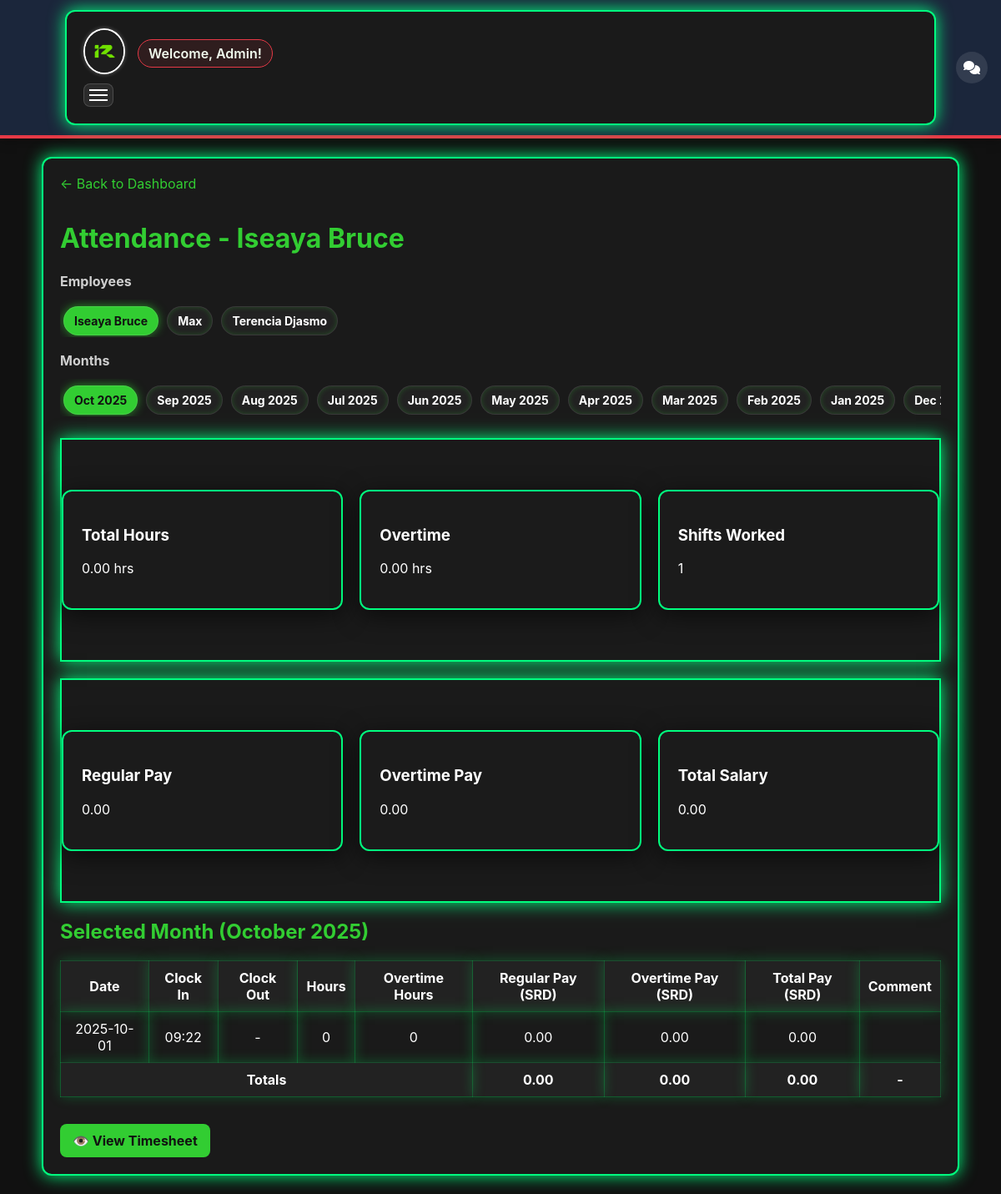
/admin/view_attendance.php (signed in), run on an earlier commit of the app's database.
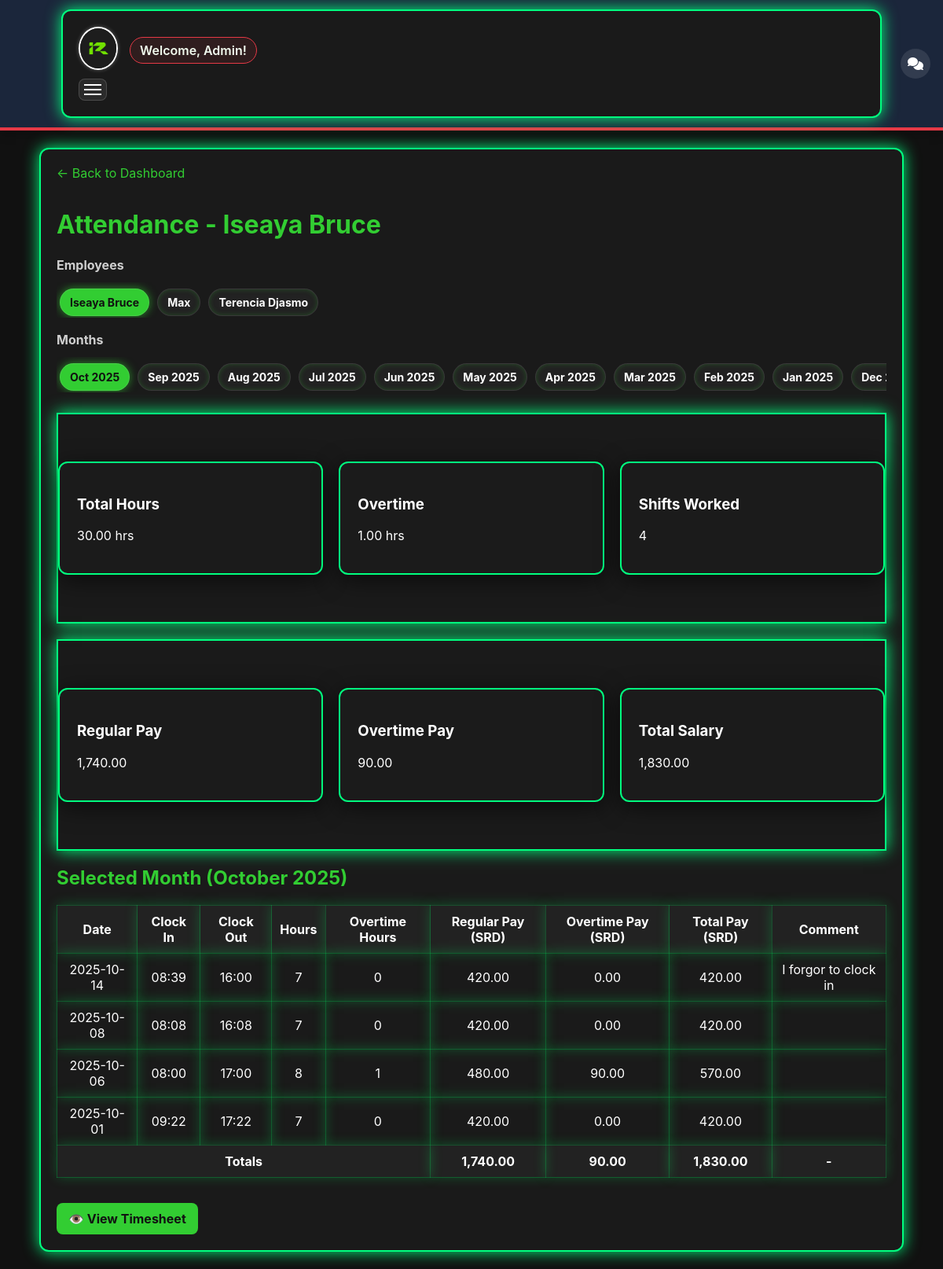
And on a later commit of the database.
### tables this page shows
CREATE TABLE `employees` (
  `id` int(11) NOT NULL,
  `fullname` varchar(100) NOT NULL,
  `phone` varchar(20) DEFAULT NULL,
  `password` varchar(255) NOT NULL,
  `role` varchar(50) DEFAULT NULL,
  `hourly_pay` decimal(10,2) DEFAULT 0.00,
  `monthly_pay` decimal(10,2) DEFAULT 0.00,
  `expected_clockin` time DEFAULT NULL,
  `expected_clockout` time DEFAULT NULL,
  `profile_pic` varchar(255) DEFAULT 'default.png',
  `created_at` timestamp NOT NULL DEFAULT current_timestamp(),
  `category` varchar(50) DEFAULT NULL,
  `place_of_work` enum('office','remote') DEFAULT 'office',
  `shift` enum('shift_1','shift_2') DEFAULT 'shift_1',
  `position` varchar(100) DEFAULT NULL,
  `overtime_applicable` tinyint(1) DEFAULT 0,
  `status` enum('pending','active','disabled') NOT NULL DEFAULT 'pending',
  `late_fee_applicable` tinyint(1) DEFAULT 1,
  `paid_day` tinyint(3) UNSIGNED DEFAULT NULL
);

CREATE TABLE `attendance` (
  `id` int(11) NOT NULL,
  `employee_id` int(11) DEFAULT NULL,
  `comment` text DEFAULT NULL,
  `clockin_time` datetime DEFAULT NULL,
  `clockout_time` datetime DEFAULT NULL,
  `overtime_hours` decimal(5,2) DEFAULT 0.00,
  `work_date` date NOT NULL DEFAULT curdate()
);

### includes/auth.php (called while the page is built, shortened)
<?php
function isLoggedIn() {
    return isset($_SESSION['user']);
}

### admin/view_attendance.php (the view, shortened to what this page needs)
<?php
require_once __DIR__ . '/../includes/auth.php';
require_once __DIR__ . '/../includes/config.php';
$empStmt = $pdo->query("SELECT id, fullname, hourly_pay, overtime_applicable, expected_clockin, expected_clockout FROM employees ORDER BY fullname ASC");
$employees = $empStmt->fetchAll(PDO::FETCH_ASSOC);
$selectedId = isset($_GET['id']) ? (int)$_GET['id'] : null;
if (!$selectedId && !empty($employees)) {
    $selectedId = (int)$employees[0]['id'];
}
$stmt = $pdo->prepare("SELECT * FROM employees WHERE id=?");
$stmt->execute([$selectedId]);
$emp = $stmt->fetch(PDO::FETCH_ASSOC);
$selMonth = isset($_GET['month']) ? max(1, min(12, (int)$_GET['month'])) : (int)date('m');
$selYear  = isset($_GET['year'])  ? (int)$_GET['year'] : (int)date('Y');
$baseTs = strtotime(sprintf('%04d-%02d-01', $selYear, $selMonth));
$monthStart = date('Y-m-01', $baseTs);
$monthEnd   = date('Y-m-t', $baseTs);
$recStmt = $pdo->prepare("
    SELECT *,
           TIMESTAMPDIFF(MINUTE, clockin_time, clockout_time) AS minutes_worked
    FROM attendance
    WHERE employee_id = ?
      AND work_date BETWEEN ? AND ?
    ORDER BY work_date DESC
");
$recStmt->execute([$selectedId, $monthStart, $monthEnd]);
$records = $recStmt->fetchAll(PDO::FETCH_ASSOC);
$expectedHours = 8.0;
if (!empty($emp['expected_clockin']) && !empty($emp['expected_clockout'])) {
    $t1 = strtotime($emp['expected_clockin']);
    $t2 = strtotime($emp['expected_clockout']);
    if ($t2 > $t1) {
        $expectedHours = ($t2 - $t1) / 3600;
    } else {
        $expectedHours = (($t2 + 24*3600) - $t1) / 3600;
    }
}
$totalHours = 0;
$totalRegularPaidHours = 0;
$totalOvertime = 0;
$otApplicable = (int)($emp['overtime_applicable'] ?? 0);
foreach ($records as $r) {
    if ($r['clockin_time'] && $r['clockout_time']) {
        $hours = floor((strtotime($r['clockout_time']) - strtotime($r['clockin_time'])) / 3600);
        $totalHours += $hours;
        if ($otApplicable) {
            $regularPaid = min($expectedHours, $hours);
            $overtime = max(0, $hours - $expectedHours);
        } else {
            $regularPaid = $hours;
            $overtime = 0;
        }
        $totalRegularPaidHours += $regularPaid;
        $totalOvertime += $overtime;
    }
}
$hourly = (float)($emp['hourly_pay'] ?? 0);
$ot_applicable = (int)($emp['overtime_applicable'] ?? 0);
$regularPayTotal = $totalRegularPaidHours * $hourly;
$overtimePayTotal = $ot_applicable ? $totalOvertime * $hourly * 1.5 : 0;
$totalPayTotal = $regularPayTotal + $overtimePayTotal;
?>
<!DOCTYPE html>
<html>
<head>
    <link rel="stylesheet" href="../assets/css/style.css">
</head>
<body>
    <?php include '../includes/header.php'; ?>
<div class="container">
    <a href="dashboard.php" class="back">← Back to Dashboard</a>
    <h1>Attendance - <?= htmlspecialchars($emp['fullname']) ?></h1>
    <div class="selector-wrap">
        <div class="selector-label">Employees</div>
        <div class="emp-scroll">
            <?php foreach ($employees as $e): $active = ((int)$e['id'] === (int)$selectedId) ? ' active' : ''; ?>
                <a class="emp-chip<?= $active ?>" href="?id=<?= (int)$e['id'] ?>&month=<?= sprintf('%02d',$selMonth) ?>&year=<?= $selYear ?>">
                    <?= htmlspecialchars($e['fullname']) ?>
                </a>
            <?php endforeach; ?>
        </div>
    </div>
    <div class="selector-wrap">
        <div class="selector-label">Months</div>
        <div class="month-scroll">
            <?php
                $selectedKey = date('Y-m', $baseTs);
                $curTs = strtotime(date('Y-m-01'));
                for ($i = 0; $i < 24; $i++) {
                    $ts = strtotime("-{$i} month", $curTs);
                    $m = (int)date('m', $ts);
                    $y = (int)date('Y', $ts);
                    $key = date('Y-m', $ts);
                    $label = date('M Y', $ts);
                    $active = ($key === $selectedKey) ? ' active' : '';
                    echo '<a class="month-chip' . $active . '" href="?id=' . (int)$selectedId . '&month=' . $m . '&year=' . $y . '">' . $label . '</a>';
                }
            ?>
        </div>
    </div>
    <div class="summary-cards">
        <div class="card">
            <h3>Total Hours</h3>
            <p><?=number_format($totalHours,2)?> hrs</p>
        </div>
        <div class="card">
            <h3>Overtime</h3>
            <p><?=number_format($totalOvertime,2)?> hrs</p>
        </div>
        <div class="card">
            <h3>Shifts Worked</h3>
            <p><?=count($records)?></p>
        </div>
    </div>
    <div class="summary-cards">
        <div class="card">
            <h3>Regular Pay</h3>
            <p><?=number_format($regularPayTotal,2)?></p>
        </div>
        <div class="card">
            <h3>Overtime Pay</h3>
            <p><?=number_format($overtimePayTotal,2)?></p>
        </div>
        <div class="card">
            <h3>Total Salary</h3>
            <p><?=number_format($totalPayTotal,2)?></p>
        </div>
    </div>
    <section>
        <h2>Selected Month (<?=date('F Y', $baseTs)?>)</h2>
        <div class="table-wrapper">
            <table>
                <tr>
                    <th>Date</th>
                    <th>Clock In</th>
                    <th>Clock Out</th>
                    <th>Hours</th>
                    <th>Overtime Hours</th>
                    <th>Regular Pay (SRD)</th>
                    <th>Overtime Pay (SRD)</th>
                    <th>Total Pay (SRD)</th>
                    <th>Comment</th>
                </tr>
                <?php foreach ($records as $r):
                    $workedFloat = ($r['clockin_time'] && $r['clockout_time'])
                        ? floor((strtotime($r['clockout_time'])-strtotime($r['clockin_time']))/3600)
                        : 0;
                    if ($otApplicable) {
                        if ($workedFloat > $expectedHours) {
                            $overtime = floor($workedFloat - $expectedHours);
                        } else {
                            $overtime = 0;
                        }
                        $regularPaidHours = min($expectedHours, floor($workedFloat));
                    } else {
                        $overtime = 0;
                        $regularPaidHours = floor($workedFloat);
                    }
                    $regularPay = $regularPaidHours * $hourly;
                    $overtimePay = $ot_applicable ? $overtime * $hourly * 1.5 : 0;
                    $totalPay = $regularPay + $overtimePay;
                ?>
                    <tr>
                        <td><?=date("Y-m-d", strtotime($r['clockin_time']))?></td>
                        <td><?=date("H:i", strtotime($r['clockin_time']))?></td>
                        <td><?=$r['clockout_time'] ? date("H:i", strtotime($r['clockout_time'])) : "-" ?></td>
                        <td><?=$regularPaidHours?></td>
                        <td><?=$overtime?></td>
                        <td><?=number_format($regularPay,2)?></td>
                        <td><?=number_format($overtimePay,2)?></td>
                        <td><?=number_format($totalPay,2)?></td>
                        <td><?=htmlspecialchars($r['comment'] ?? '')?></td>
                    </tr>
                <?php endforeach; ?>
                <tr style="font-weight:bold;background:#222;color:#fff;">
                    <td colspan="5">Totals</td>
                    <td><?=number_format($totalRegularPaidHours * $hourly, 2)?></td>
                    <td><?= $ot_applicable ? number_format($totalOvertime * $hourly * 1.5, 2) : '0.00' ?></td>
                    <td><?=number_format($totalPayTotal, 2)?></td>
                    <td>-</td>
                </tr>
            </table>
        </div>
    </section>
    <div style="margin-top:12px; display:flex; gap:10px; flex-wrap: wrap;">
        <a href="../pdf/generate.php?id=<?= (int)$selectedId ?>" class="export">👁️ View Timesheet</a>
    </div>
</div>
</body>
</html>

### includes/header.php (shortened to what this page needs)
<?php
require_once __DIR__ . '/auth.php';
?>
<!DOCTYPE html>
<html lang="en">
<head>
    <link rel="stylesheet" href="../assets/css/style.css">
    <link rel="stylesheet" href="https://cdnjs.cloudflare.com/ajax/libs/lightbox2/2.11.3/css/lightbox.min.css">
    <link rel="stylesheet" href="https://cdnjs.cloudflare.com/ajax/libs/font-awesome/6.5.0/css/all.min.css">
</head>
<body>
<header>
    <div class="container">
        <div class="header-content">
            <?php if (isLoggedIn()): ?>
                <a href="../chat/conversation.php" class="chat-fab" aria-label="Chat">
                    <i class="fas fa-comments"></i>
                </a>
            <?php endif; ?>
            <div class="logo-and-welcome">
                <div id="logo-click">
                    <img src="../assets/img/IROKS.jpg" alt="Website Logo" class="img-responsive">
                </div>
                <?php if (isLoggedIn() && isset($_SESSION['user']['fullname'])): ?>
                    <div class="welcome-message">
                        Welcome, <?= htmlspecialchars($_SESSION['user']['fullname']); ?>!
                    </div>
                <?php else: ?>
                    <div class="logo">IROKS Attendance</div>
                <?php endif; ?>
            </div>
            <button class="hamburger" id="hamburger-btn" aria-label="Toggle menu" aria-expanded="false">
                <span></span><span></span><span></span>
            </button>
        </div>
    </div>
</header>
<main>

### assets/css/style.css (style rules this page uses)
:root { --bg: #111111; --card: #1b1b1b; --green: #32CD32; --muted: #a9a9a9; --white: #ffffff; }
* { box-sizing:border-box;font-family:Inter,system-ui,Segoe UI,Roboto,"Helvetica Neue",Arial; }
body { margin:0; background:var(--bg); color:var(--white); -webkit-font-smoothing:antialiased; -moz-osx-font-smoothing:grayscale; }
.container { max-width:1100px; margin:22px auto; padding:20px; }
.card { max-width:420px; margin:60px auto; background:var(--card); padding:22px; border-radius:12px; box-shadow: 0 6px 30px rgba(0,0,0,0.6); text-align:left; }
a { color:var(--green);text-decoration:none }

### admin/view_attendance.php (style rules this page uses)
body { background: #111; color: #fff; font-family: Arial, sans-serif; }
.container { max-width: 1100px; margin: 30px auto; padding: 20px; background: #1a1a1a; border-radius: 12px; border: 2px solid #00ff7f; box-shadow: 0 0 20px #00ff7f; }
h1, h2 { color: #32CD32; }
a.back { color: #32CD32; text-decoration: none; display: inline-block; margin-bottom: 15px; }
table { width: 100%; border-collapse: collapse; margin-top: 15px; }
table th, table td { padding: 10px; box-shadow: 0 0 15px rgba(0, 255, 100, 0.25); border: 1px solid rgba(0,255,100,0.2); transition: transform 0.3s ease, box-shadow 0.3s ease; text-align: center; animation: fadeInUp 0.7s ease; }
table th { background: #222; color: #fff; }
.summary-cards { display: flex; gap: 20px; margin: 20px 0; border: 2px solid #00ff7f; box-shadow: 0 0 20px #00ff7f; }
.card { flex: 1; background: #f9f9f9; padding: 15px; border-radius: 12px; text-align: center; border: 2px solid #00ff7f; box-shadow: 0 0 20px #00ff7f; }
.export { margin-top: 20px; display: inline-block; background: #32CD32; color: #111; padding: 10px 15px; border-radius: 8px; text-decoration: none; font-weight: bold; }
.selector-wrap { display: flex; flex-direction: column; gap: 8px; margin-bottom: 12px; }
.selector-label { font-weight: 700; color: #cfcfcf; }
.month-scroll { display:flex; gap:10px; overflow-x:auto; padding:8px 4px 2px; margin: 4px 0 6px; scrollbar-width: thin; scrollbar-color: #32CD32 #222; }
.month-chip { flex:0 0 auto; padding:8px 12px; border-radius:999px; background:#222; color:#fff; border:1px solid rgba(255,255,255,0.1); text-decoration:none; font-weight:700; font-size:14px; box-shadow: 0 0 6px rgba(50,205,50,0.25) inset; white-space: nowrap; }
.month-chip.active { background:#32CD32; color:#111; box-shadow: 0 0 12px rgba(50,205,50,0.65); }
.emp-scroll { display:flex; gap:10px; overflow-x:auto; padding:8px 4px 2px; margin: 4px 0 6px; scrollbar-width: thin; scrollbar-color: #32CD32 #222; }
.emp-chip { flex:0 0 auto; padding:8px 12px; border-radius:999px; background:#222; color:#fff; border:1px solid rgba(255,255,255,0.1); text-decoration:none; font-weight:700; font-size:14px; box-shadow: 0 0 6px rgba(50,205,50,0.25) inset; white-space: nowrap; }
.emp-chip.active { background:#32CD32; color:#111; box-shadow: 0 0 12px rgba(50,205,50,0.65); }

What changed in the data, as far as the page shows it:
changed employees "Iseaya Bruce": hourly_pay "0.00" → "1,740.00"; overtimePayTotal "0.00" → "90.00"; totalPayTotal "0.00" → "1,830.00"; $totalRegularPaidHours*$hourly "0.00" → "1,740.00"; $totalOvertime*$hourly*1.5 "0.00" → "90.00"
added attendance: clockin_time "2025-10-14", clockin_time "08:39", clockout_time "16:00", regularPaidHours "7", overtime "0", regularPay "420.00", overtimePay "0.00", totalPay "420.00", comment "I forgor to clock in"
added attendance: clockin_time "2025-10-08", clockin_time "08:08", clockout_time "16:08", regularPaidHours "7", overtime "0", regularPay "420.00", overtimePay "0.00", totalPay "420.00"
added attendance: clockin_time "2025-10-06", clockin_time "08:00", clockout_time "17:00", regularPaidHours "8", overtime "1", regularPay "480.00", overtimePay "90.00", totalPay "570.00"
changed attendance (number 4 of 4 on the later page): clockout_time (not shown) → "17:22"; regularPaidHours "0" → "7"; regularPay "0.00" → "420.00"; totalPay "0.00" → "420.00"; no longer shows "-"
Also different on the page:
$totalHours: "0.00" → "30.00"
$totalOvertime: "0.00" → "1.00"
count($records): "1" → "4"
